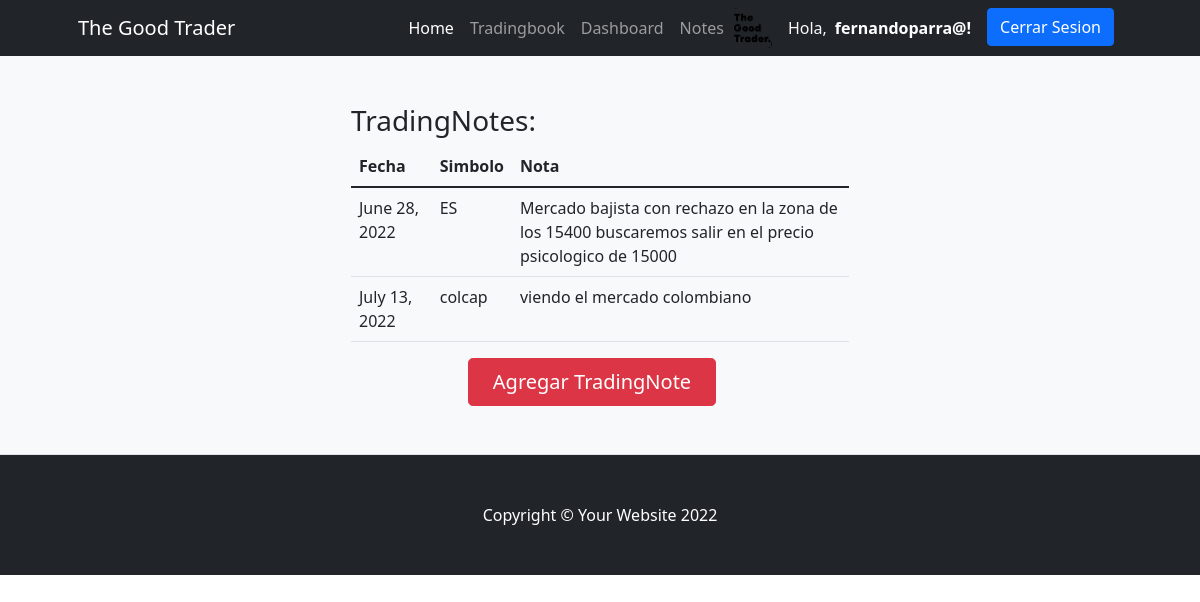
/notes/ (signed in), run on the app's committed database.
### tradingbookapp/models.py (models this page shows)
class Avatar(models.Model):
    usuario = models.OneToOneField(User, on_delete=models.CASCADE)
    imagen = models.ImageField(upload_to='avatar/',blank=True,null=True)

class Note(models.Model):
    fecha = models.DateField("Fecha de operacion (mm/dd/yyyy)",auto_now_add=False,auto_now=False,blank=True,null=True)
    simbolo = models.CharField("Simbolo",max_length=30)
    nota = models.CharField("Notas de trading", max_length=250)

### tradingbookapp/views.py (the view)
# urls.py: path('notes/',views.Notes,name="Notes"),
def Notes(request):
    notes = Note.objects.all()
    ctx = {'notes':notes}
    return  render (request,'tradingbookapp/notes.html',ctx)

### tradingbookapp/templates/tradingbookapp/notes.html (shortened to what this page needs)
{% extends "tradingbookapp/base.html" %}
{%block contenidopagina%}
<section class="bg-light py-5 border-bottom">
    <div class="container px-5">
        <div class="row gx-5 justify-content-center">
            <div class="col-lg-6">
                <h3>TradingNotes:</h3>
                <table class="table">
                    <thead>
                        <th scope="col">Fecha</th>
                        <th scope="col">Simbolo</th>
                        <th scope="col">Nota</th>
                    </thead>
                    <ul class= "list-group list-group-numbered">
                        {% for note in notes  %}
                        <tr>
                            <td>{{note.fecha}}</td>
                            <td>{{note.simbolo}}</td>
                            <td>{{note.nota}}</td>
                        </tr>
                        {% endfor %}
                    </ul>
                </table>
                <div class="d-grid gap-3 d-sm-flex justify-content-sm-center">
                    <a class="btn btn-danger btn-lg px-4 me-sm-3" href="{%url 'crear_notes' %}">Agregar TradingNote</a>
                </div>
            </div>
        </div>
    </div>
</section>
{%endblock%}

### tradingbookapp/templates/tradingbookapp/base.html (shortened to what this page needs)
{% load static %}
<!DOCTYPE html>
<html lang="en">
    <head>
        <link href="https://cdn.jsdelivr.net/npm/bootstrap-icons@1.4.1/font/bootstrap-icons.css" rel="stylesheet" />
        <link href="{% static 'css/styles.css' %}"  rel="stylesheet" />
    </head>
    <body>
        <nav class="navbar navbar-expand-lg navbar-dark bg-dark">
            <div class="container px-5">
                <a class="navbar-brand" href="{%url 'Home' %}">The Good Trader</a>
                <div class="collapse navbar-collapse" id="navbarSupportedContent">
                    <ul class="navbar-nav ms-auto mb-2 mb-lg-0">
                        <li class="nav-item"><a class="nav-link active" aria-current="page" href="{%url 'Home' %}">Home</a></li>
                        <li class="nav-item"><a class="nav-link" href="{%url 'Trades' %}">Tradingbook</a></li>
                        <li class="nav-item"><a class="nav-link" href="{%url 'Dashboard' %}">Dashboard</a></li>
                        <li class="nav-item"><a class="nav-link" href="{%url 'Notes' %}">Notes</a></li>
                        {% if user.is_authenticated%}
                            <img class ="rounded" src={{user.avatar.imagen.url}} alt="" srcset="" style = "height:40px;">
                            <i class = "bi bi-person-circle"></i>
                            <li class="nav-item" href="{%url 'Profile' %}" ><p class="text-light my-2"> Hola,</p></li>
                            <li class="nav-item"><a class="nav-link active" aria-current="page" href="{%url 'Profile' %}"> <b>{{user.username}}!</b></a></li>
                            <li class="nav-item"><a class="btn btn-primary mx-2" href="{% url 'Logout'%}">Cerrar Sesion</a></li>
                        {% else %}
                            <li class="nav-item"><a class="btn btn-outline-light mx-2" href="{%url 'Login' %}">Iniciar Sesion</a></li>
                            <li class="nav-item"><a class="btn btn-primary mx-2" href="{%url 'Register' %}">Regístrese</a></li>
                        {% endif %}
                    </ul>
                </div>
            </div>
        </nav>
        {% block contenidopagina %}
        {% endblock %}
        <footer class="py-5 bg-dark">
            <div class="container px-5"><p class="m-0 text-center text-white">Copyright &copy; Your Website 2022</p></div>
        </footer>
    </body>
</html>

### data on the page
Note: fecha "June 28, 2022", simbolo "ES", nota "Mercado bajista con rechazo en la zona de los 15400 buscaremos salir en el precio psicologico de 15000"
Note: fecha "July 13, 2022", simbolo "colcap", nota "viendo el mercado colombiano"

### other printed values
{{ user.username }} "fernandoparra@"
